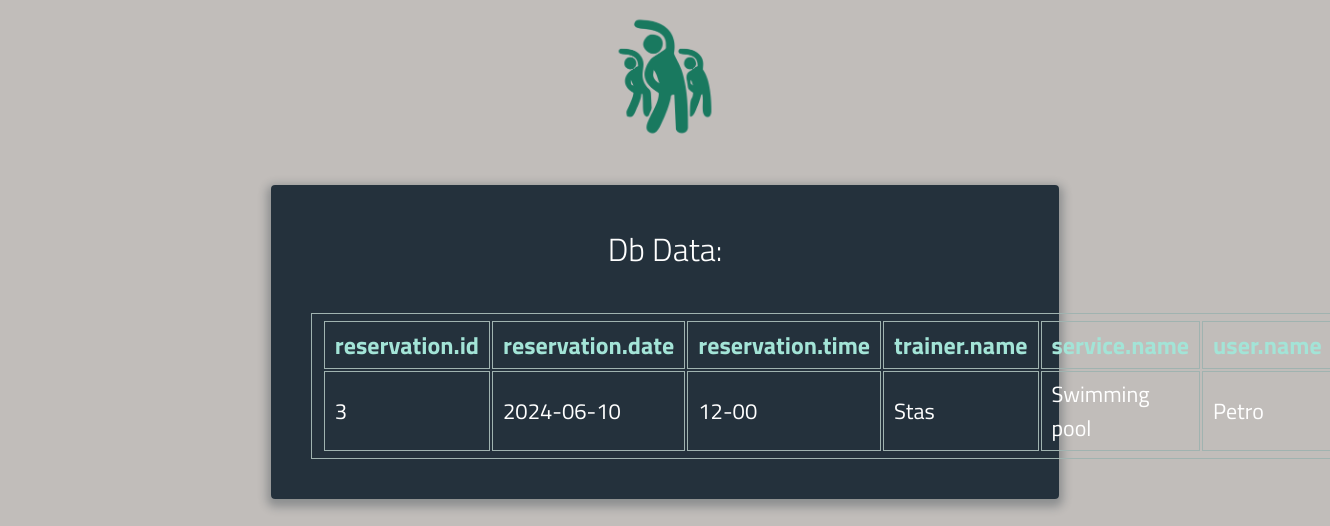
Screenshot of /user/reservations/3 (signed in) with the database file from the repository.
### tables this page shows
CREATE TABLE "reservation" (
	"id"	INTEGER NOT NULL UNIQUE,
	"trainer"	INTEGER NOT NULL,
	"user"	INTEGER NOT NULL,
	"service"	INTEGER NOT NULL,
	"date"	TEXT NOT NULL,
	"time"	TEXT NOT NULL,
	PRIMARY KEY("id" AUTOINCREMENT),
	FOREIGN KEY("trainer") REFERENCES "trainer"("id"),
	FOREIGN KEY("user") REFERENCES "user"("id"),
	FOREIGN KEY("service") REFERENCES "service"("id")
);

CREATE TABLE "trainer" (
	"id"	INTEGER NOT NULL UNIQUE,
	"name"	TEXT NOT NULL,
	"fitness_center"	INTEGER NOT NULL,
	"age"	INTEGER NOT NULL DEFAULT 18,
	"sex"	TEXT NOT NULL,
	PRIMARY KEY("id" AUTOINCREMENT),
	FOREIGN KEY("fitness_center") REFERENCES "fitness_center"("id")
);

CREATE TABLE "service" (
	"id"	INTEGER NOT NULL UNIQUE,
	"name"	TEXT NOT NULL UNIQUE,
	"duration"	INTEGER NOT NULL DEFAULT 0,
	"description"	TEXT NOT NULL,
	"price"	INTEGER NOT NULL DEFAULT 0,
	"fitness_center"	INTEGER NOT NULL,
	"max_attendees"	INTEGER NOT NULL DEFAULT 1,
	PRIMARY KEY("id" AUTOINCREMENT),
	FOREIGN KEY("fitness_center") REFERENCES "fitness_center"("id")
);

CREATE TABLE "user" (
	"id"	INTEGER NOT NULL UNIQUE,
	"name"	TEXT NOT NULL,
	"funds"	INTEGER NOT NULL DEFAULT 0,
	"login"	TEXT NOT NULL UNIQUE,
	"password"	TEXT NOT NULL,
	"birth_date"	TEXT NOT NULL,
	"phone"	TEXT NOT NULL,
	PRIMARY KEY("id" AUTOINCREMENT)
);

### app.py (the view)
@app.route('/user/reservations/<int:reservation_id>', methods=['GET', 'POST'])
@auth
def user_reservation(reservation_id):
    if request.method == 'GET':
        select_data = {
            'reservation': ['reservation.id', 'reservation.date', 'reservation.time',
                            'trainer.name', 'service.name', 'user.name']}
        join_data = {'trainer': 'trainer.id=reservation.trainer',
                     'service': 'service.id=reservation.service',
                     'user': 'user.id=reservation.user'}
        where_data = {'reservation.id': reservation_id, 'user.id': session.get('user_id')}
        data = exec_db_query(single=False, select_data=select_data, join_data=join_data, where_data=where_data)
        return render_db_template(data=data)
    return f'user reservation "{reservation_id}" endpoint'

### app.py (called while the page is built)
def auth(func):
    @wraps(func)
    def wrapper(*args, **kwargs):
        if session.get('user_id') is None:
            return redirect('/login')
        return func(*args, **kwargs)
    return wrapper

def render_db_template(data):
    template_name = 'db_data_multiple.html' if type(data) is list else 'db_data_single.html'
    return render_template(template_name, result=data)

### db_utils.py (called while the page is built)
def exec_db_query(**kwargs):
    db = SqliteDb()
    if select_data := kwargs.get('select_data'):
        return db.select(select_data=select_data, join_data=kwargs.get('join_data'), single=kwargs.get('single', True),
                         where_data=kwargs.get('where_data'), join_type=kwargs.get('join_type', 'join'))
    elif insert_data := kwargs.get('insert_data'):
        db.insert(insert_data=insert_data)
    elif update_data := kwargs.get('update_data'):
        db.update(update_data=update_data, where_data=kwargs.get('where_data'))
    elif delete_data := kwargs.get('delete_data'):
        db.delete(delete_data=delete_data, where_data=kwargs.get('where_data'))

    @staticmethod
    def dict_factory(cursor, row):
        return {col[0]: row[idx] for idx, col in enumerate(cursor.description)}

    def exec_query(self, query, single=True, commit=False):
        try:
            self.cur.execute(query)
            if commit:
                self.con.commit()
            return self.cur.fetchone() if single else self.cur.fetchall()
        except Exception:
            return {} if single else []

    def select(self, select_data, join_data=None, where_data=None, single=True, join_type='join'):
        fields_str = ', '.join([f'{itm} as "{itm}"' for itm in list(select_data.values())[0]])
        select_str = f'select {fields_str} from {list(select_data.keys())[0]}'
        if join_data is not None:
            join_str = ' '.join([f'{join_type} {k} on {v}' for k, v in join_data.items()])
            select_str += f' {join_str}'
        if where_data is not None:
            select_str += f""" where {' and '.join([f'{key}="{val}"' for key, val in where_data.items()])}"""
        return self.exec_query(query=select_str, single=single)

    def close(self):
        self.con.close()

    def __del__(self):
        self.close()

### templates/db_data_multiple.html (shortened to what this page needs)
{% extends "base.html" %}
{% block content %}
<div id="data">
          <h1>Db Data:</h1>
          {% if result %}
          <table>
              <tr>
              {% for key in result[0].keys() %}
              <th> {{ key }} </th>
              {% endfor %}
              </tr>
              {% for curr_result in result %}
              <tr>
              {% for value in curr_result.values() %}
              <td> {{ value }} </td>
              {% endfor %}
              </tr>
              {% endfor %}
         </table>
        {% endif %}
        </div>
{% endblock %}

### rows the page displays
reservation: values "3", date "2024-06-10", time "12-00"
trainer: name "Stas"
service: name "Swimming pool"
user: name "Petro"

### other values shown
{{ key }} "reservation.id" "reservation.date" "reservation.time" "trainer.name" "service.name"
